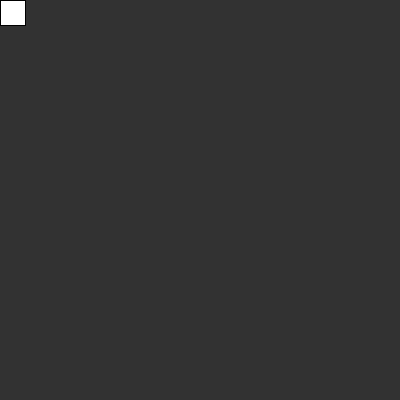
Frame 1 (no input)
Frame 60 (the mouse pressed at the canvas centre just before this capture): identical to frame 1, image omitted
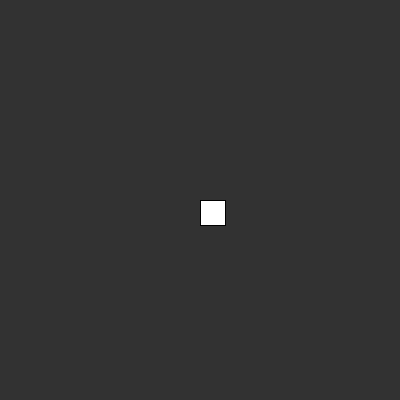
Frame 120 (the mouse held since frame 60 and released just before this capture)

The Processing sketch that drew these frames (run headless with seeded random() and noise(); from frame 60 on, the mouse is pressed at the canvas centre):

// Processing sketch: processing_84916
// ── processing_84916.pde

void setup() {
  size(400, 400); 
}

void draw() {
  background(50);
  fill(255, 255, 255);
  rect(mouseX, mouseY, 25, 25);
}
